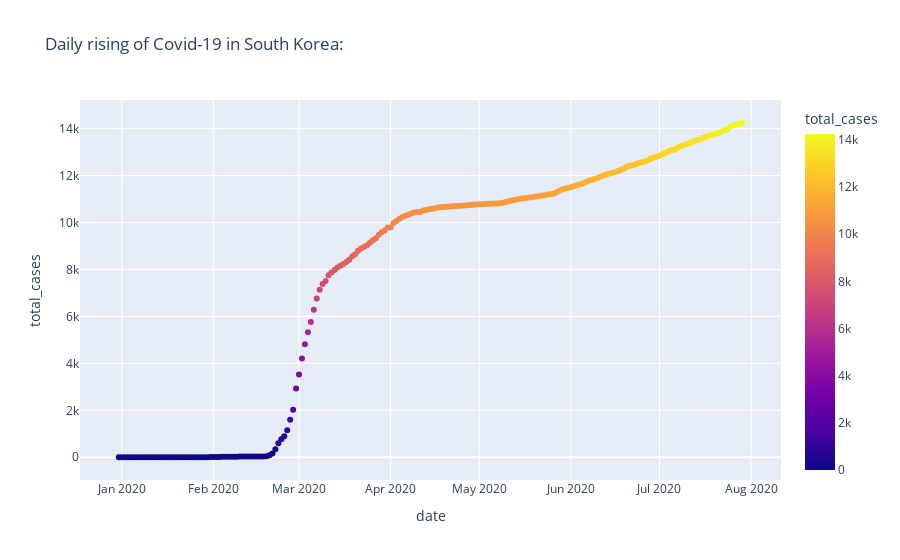

The notebook cell saved with this chart:
### Code cell
#using plotly express for case visualization in South Korea

fig = px.scatter(daily_skorea,x="date",y="total_cases",color="total_cases",title="Daily rising of Covid-19 in South Korea:")
fig.show()
#NOTE: I used Total Cases as color in this case so that the color of the graph will be changing based on the cases
#Just hover on the graph to see the exact case per day in South Korea

### Figure 1 — Plotly figure (JSON) as saved in the notebook; plotly's stock layout.template omitted (floating-point values rounded to 4 significant figures; data arrays with more than 128 entries replaced by an {"elided": "..."} marker saying what was removed)
{"data": [{"hovertemplate": "date=%{x}<br>total_cases=%{marker.color}<extra></extra>", "legendgroup": "", "marker": {"color": {"elided": "212 int values"}, "coloraxis": "coloraxis", "symbol": "circle"}, "mode": "markers", "name": "", "orientation": "v", "showlegend": false, "type": "scatter", "x": {"elided": "212 str values"}, "xaxis": "x", "y": {"elided": "212 int values"}, "yaxis": "y"}], "layout": {"coloraxis": {"colorbar": {"title": {"text": "total_cases"}}, "colorscale": [[0, "#0d0887"], [0.1111, "#46039f"], [0.2222, "#7201a8"], [0.3333, "#9c179e"], [0.4444, "#bd3786"], [0.5556, "#d8576b"], [0.6667, "#ed7953"], [0.7778, "#fb9f3a"], [0.8889, "#fdca26"], [1, "#f0f921"]]}, "legend": {"tracegroupgap": 0}, "title": {"text": "Daily rising of Covid-19 in South Korea:"}, "xaxis": {"anchor": "y", "domain": [0, 1], "title": {"text": "date"}}, "yaxis": {"anchor": "x", "domain": [0, 1], "title": {"text": "total_cases"}}}}
